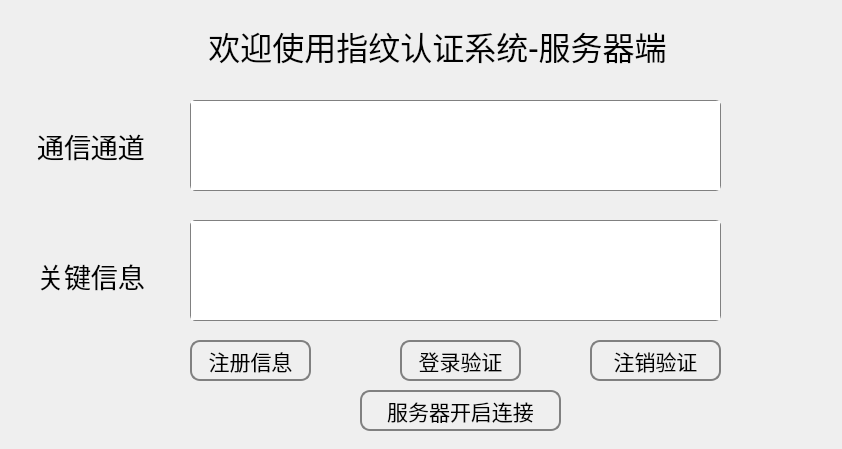
<?xml version="1.0" encoding="UTF-8"?>
<ui version="4.0">
 <class>Server</class>
 <widget class="QWidget" name="Server">
  <property name="geometry">
   <rect>
    <x>0</x>
    <y>0</y>
    <width>842</width>
    <height>449</height>
   </rect>
  </property>
  <property name="windowTitle">
   <string>服务器</string>
  </property>
  <widget class="QLabel" name="label">
   <property name="geometry">
    <rect>
     <x>30</x>
     <y>120</y>
     <width>141</width>
     <height>51</height>
    </rect>
   </property>
   <property name="font">
    <font>
     <family>楷体</family>
     <pointsize>20</pointsize>
    </font>
   </property>
   <property name="styleSheet">
    <string notr="true">QLabel#label:hover{ 

background-color: rgba(255, 255, 255, 150);

border:8px solid red;border-radius:10px;

}</string>
   </property>
   <property name="text">
    <string> 通信通道</string>
   </property>
  </widget>
  <widget class="QPushButton" name="pushButton">
   <property name="geometry">
    <rect>
     <x>400</x>
     <y>340</y>
     <width>121</width>
     <height>41</height>
    </rect>
   </property>
   <property name="font">
    <font>
     <family>楷体</family>
     <pointsize>16</pointsize>
    </font>
   </property>
   <property name="styleSheet">
    <string notr="true">QPushButton#pushButton{

background-color: rgba(255, 255, 255, 0);

border:2px solid gray;border-radius:10px;

}

 
QPushButton#pushButton:hover{ 

background-color: rgba(255, 255, 255, 150);

border:8px solid red;border-radius:10px;

}

QPushButton#pushButton:pressed{

background-color: rgba(255, 255, 255, 150);

border:8px solid red;border-radius:10px;

} </string>
   </property>
   <property name="text">
    <string>登录验证</string>
   </property>
  </widget>
  <widget class="QTextEdit" name="textEditRead">
   <property name="geometry">
    <rect>
     <x>190</x>
     <y>100</y>
     <width>531</width>
     <height>91</height>
    </rect>
   </property>
   <property name="styleSheet">
    <string notr="true">font: 12pt &quot;微软雅黑&quot;;
border:0.5px solid gray;border-radius:5px;</string>
   </property>
  </widget>
  <widget class="QTextEdit" name="show_txt">
   <property name="geometry">
    <rect>
     <x>190</x>
     <y>220</y>
     <width>531</width>
     <height>101</height>
    </rect>
   </property>
   <property name="styleSheet">
    <string notr="true">font: 12pt &quot;微软雅黑&quot;;
border:0.5px solid gray;border-radius:5px;</string>
   </property>
  </widget>
  <widget class="QPushButton" name="pushButton_4">
   <property name="geometry">
    <rect>
     <x>360</x>
     <y>390</y>
     <width>201</width>
     <height>41</height>
    </rect>
   </property>
   <property name="font">
    <font>
     <family>楷体</family>
     <pointsize>16</pointsize>
    </font>
   </property>
   <property name="styleSheet">
    <string notr="true">QPushButton#pushButton_4{

background-color: rgba(255, 255, 255, 0);

border:2px solid gray;border-radius:10px;

}

 
QPushButton#pushButton_4:hover{ 

background-color: rgba(255, 255, 255, 150);

border:8px solid red;border-radius:10px;

}

QPushButton#pushButton_4:pressed{

background-color: rgba(255, 255, 255, 150);

border:8px solid red;border-radius:10px;

} </string>
   </property>
   <property name="text">
    <string>服务器开启连接</string>
   </property>
  </widget>
  <widget class="QLabel" name="label_2">
   <property name="geometry">
    <rect>
     <x>30</x>
     <y>250</y>
     <width>141</width>
     <height>51</height>
    </rect>
   </property>
   <property name="font">
    <font>
     <family>楷体</family>
     <pointsize>20</pointsize>
    </font>
   </property>
   <property name="styleSheet">
    <string notr="true">QLabel#label_2:hover{ 

background-color: rgba(255, 255, 255, 150);

border:8px solid red;border-radius:10px;

}</string>
   </property>
   <property name="text">
    <string> 关键信息</string>
   </property>
  </widget>
  <widget class="QLabel" name="label_3">
   <property name="geometry">
    <rect>
     <x>200</x>
     <y>20</y>
     <width>491</width>
     <height>51</height>
    </rect>
   </property>
   <property name="font">
    <font>
     <family>楷体</family>
     <pointsize>24</pointsize>
    </font>
   </property>
   <property name="styleSheet">
    <string notr="true">QLabel#label_3:hover{ 

background-color: rgba(255, 255, 255, 150);

border:8px solid red;border-radius:10px;

}</string>
   </property>
   <property name="text">
    <string> 欢迎使用指纹认证系统-服务器端</string>
   </property>
  </widget>
  <widget class="QPushButton" name="pushButton_2">
   <property name="geometry">
    <rect>
     <x>190</x>
     <y>340</y>
     <width>121</width>
     <height>41</height>
    </rect>
   </property>
   <property name="font">
    <font>
     <family>楷体</family>
     <pointsize>16</pointsize>
    </font>
   </property>
   <property name="styleSheet">
    <string notr="true">QPushButton#pushButton_2{

background-color: rgba(255, 255, 255, 0);

border:2px solid gray;border-radius:10px;

}

 
QPushButton#pushButton_2:hover{ 

background-color: rgba(255, 255, 255, 150);

border:8px solid red;border-radius:10px;

}

QPushButton#pushButton_2:pressed{

background-color: rgba(255, 255, 255, 150);

border:8px solid red;border-radius:10px;

} </string>
   </property>
   <property name="text">
    <string>注册信息</string>
   </property>
  </widget>
  <widget class="QPushButton" name="pushButton_5">
   <property name="geometry">
    <rect>
     <x>590</x>
     <y>340</y>
     <width>131</width>
     <height>41</height>
    </rect>
   </property>
   <property name="font">
    <font>
     <family>楷体</family>
     <pointsize>16</pointsize>
    </font>
   </property>
   <property name="styleSheet">
    <string notr="true">QPushButton#pushButton_5{

background-color: rgba(255, 255, 255, 0);

border:2px solid gray;border-radius:10px;

}

 
QPushButton#pushButton_5:hover{ 

background-color: rgba(255, 255, 255, 150);

border:8px solid red;border-radius:10px;

}

QPushButton#pushButton_5:pressed{

background-color: rgba(255, 255, 255, 150);

border:8px solid red;border-radius:10px;

} </string>
   </property>
   <property name="text">
    <string>注销验证</string>
   </property>
  </widget>
 </widget>
 <layoutdefault spacing="6" margin="11"/>
 <resources/>
 <connections/>
</ui>
